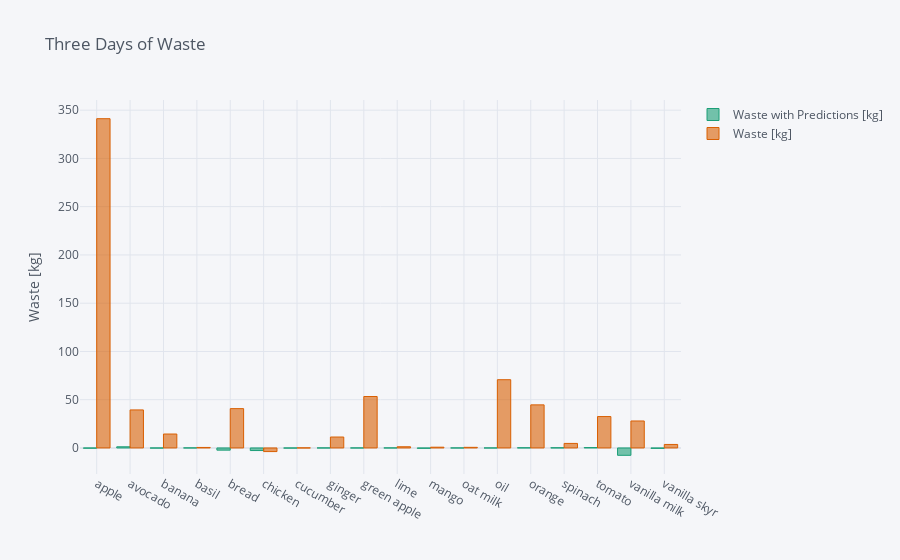

The notebook cell this image was saved under:
### Code cell
final.iplot(kind='bar',y=['Waste with Predictions [kg]','Waste [kg]'],yTitle='Waste [kg]',colorscale='dark2',title='Three Days of Waste')

### Figure 1 — Plotly figure (JSON) as saved in the notebook; plotly's stock layout.template omitted (floating-point values rounded to 4 significant figures)
{"data": [{"marker": {"color": "rgba(27, 158, 119, 0.6)", "line": {"color": "rgba(27, 158, 119, 1.0)", "width": 1}}, "name": "Waste with Predictions [kg]", "orientation": "v", "text": "", "type": "bar", "x": ["apple", "avocado", "banana", "basil", "bread", "chicken", "cucumber", "ginger", "green apple", "lime", "mango", "oat milk", "oil", "orange", "spinach", "tomato", "vanilla milk", "vanilla skyr"], "y": [-0.2443, 1.212, -0.117, 0.04279, -2.274, -2.699, -0.1388, 0.01527, 0, 0.02802, -0.3623, -0.006071, -0.007809, 0.1887, 0.1991, 0.4205, -7.606, -0.4052]}, {"marker": {"color": "rgba(217, 95, 2, 0.6)", "line": {"color": "rgba(217, 95, 2, 1.0)", "width": 1}}, "name": "Waste [kg]", "orientation": "v", "text": "", "type": "bar", "x": ["apple", "avocado", "banana", "basil", "bread", "chicken", "cucumber", "ginger", "green apple", "lime", "mango", "oat milk", "oil", "orange", "spinach", "tomato", "vanilla milk", "vanilla skyr"], "y": [341.2, 39.4, 14.44, 0.524, 40.75, -3.75, 0.06, 11.32, 53.32, 1.24, 0.797, 0.6438, 70.72, 44.66, 4.7, 32.53, 27.95, 3.65]}], "layout": {"legend": {"bgcolor": "#F5F6F9", "font": {"color": "#4D5663"}}, "paper_bgcolor": "#F5F6F9", "plot_bgcolor": "#F5F6F9", "title": {"font": {"color": "#4D5663"}, "text": "Three Days of Waste"}, "xaxis": {"gridcolor": "#E1E5ED", "showgrid": true, "tickfont": {"color": "#4D5663"}, "title": {"font": {"color": "#4D5663"}, "text": ""}, "zerolinecolor": "#E1E5ED"}, "yaxis": {"gridcolor": "#E1E5ED", "showgrid": true, "tickfont": {"color": "#4D5663"}, "title": {"font": {"color": "#4D5663"}, "text": "Waste [kg]"}, "zerolinecolor": "#E1E5ED"}}}
